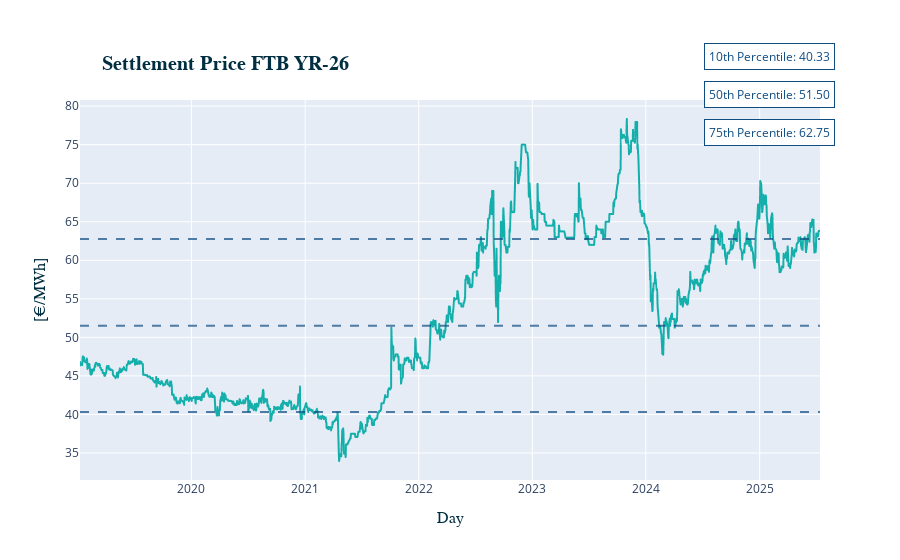
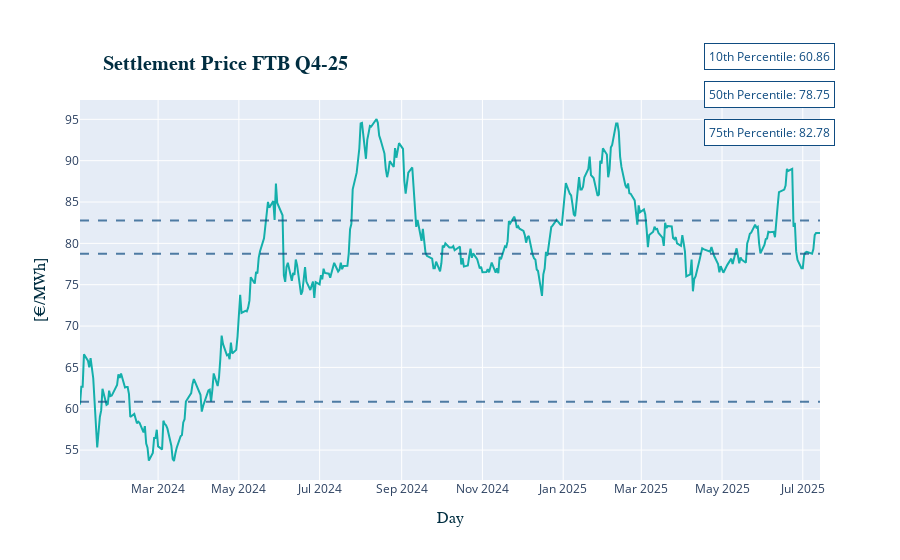
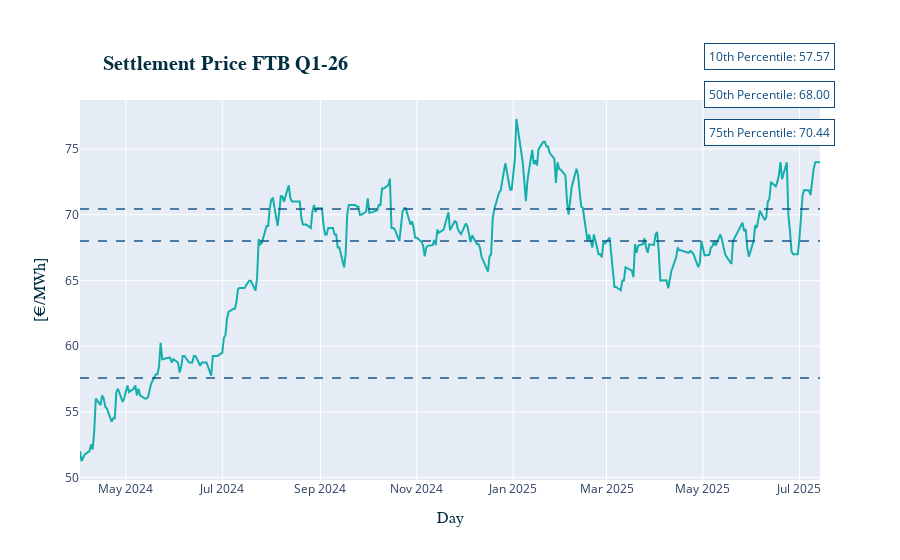
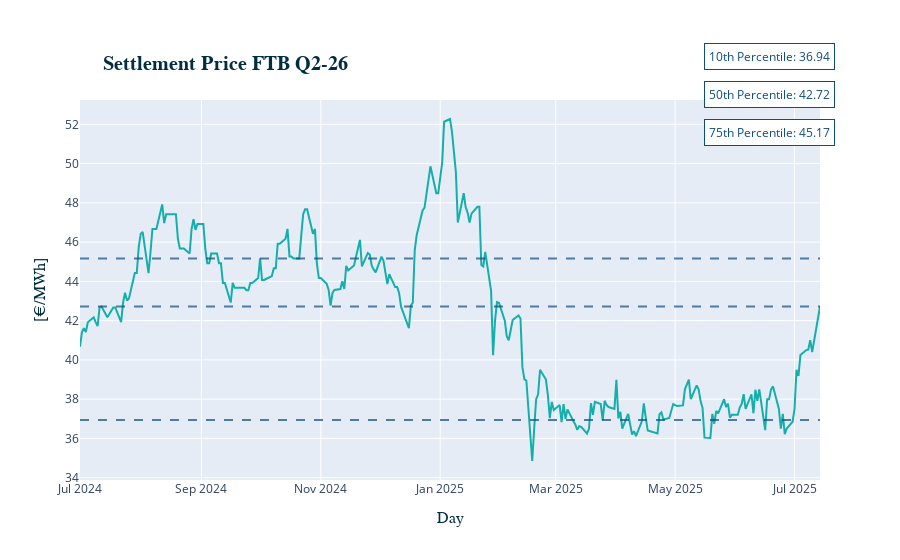

The notebook cell these images were saved under, in order:
### Code cell
Futures.plot_single_product(product='FTB YR-26', config_path=config_path)
# Futures.plot_single_product(product='FTB Q2-25', config=config)
Futures.plot_single_product(product='FTB Q4-25', config_path=config_path)
Futures.plot_single_product(product='FTB Q1-26', config_path=config_path)
Futures.plot_single_product(product='FTB Q2-26', config_path=config_path)
Futures.plot_single_product(product='FTB M Aug-25', config_path=config_path)
Futures.plot_single_product(product='FTB M Sep-25', config_path=config_path)

### Figure 1 — Plotly figure (JSON) as saved in the notebook; plotly's stock layout.template omitted (floating-point values rounded to 4 significant figures; data arrays with more than 128 entries replaced by an {"elided": "..."} marker saying what was removed)
{"data": [{"hovertemplate": "Date: %{x}<br>Settlement Price: %{y:.2f}", "legendgroup": "", "line": {"color": "#14AFAB", "dash": "solid"}, "marker": {"symbol": "circle"}, "mode": "lines", "name": "", "showlegend": false, "type": "scattergl", "x": {"elided": "1666 str values"}, "xaxis": "x", "y": {"elided": "1666 float values"}, "yaxis": "y"}], "layout": {"annotations": [{"bgcolor": "white", "bordercolor": "#0F4C81", "borderpad": 4, "borderwidth": 1, "font": {"color": "#0F4C81"}, "showarrow": false, "text": "10th Percentile: 40.33", "x": 1.02, "xref": "paper", "y": 1.15, "yref": "paper"}, {"bgcolor": "white", "bordercolor": "#0F4C81", "borderpad": 4, "borderwidth": 1, "font": {"color": "#0F4C81"}, "showarrow": false, "text": "50th Percentile: 51.50", "x": 1.02, "xref": "paper", "y": 1.05, "yref": "paper"}, {"bgcolor": "white", "bordercolor": "#0F4C81", "borderpad": 4, "borderwidth": 1, "font": {"color": "#0F4C81"}, "showarrow": false, "text": "75th Percentile: 62.75", "x": 1.02, "xref": "paper", "y": 0.95, "yref": "paper"}], "hovermode": "x", "legend": {"tracegroupgap": 0}, "shapes": [{"layer": "above", "line": {"color": "#0F4C81", "dash": "dash", "width": 2}, "name": "10th Percentile", "opacity": 0.7, "type": "line", "x0": 0, "x1": 1, "xref": "paper", "y0": 40.33, "y1": 40.33, "yref": "y"}, {"layer": "above", "line": {"color": "#0F4C81", "dash": "dash", "width": 2}, "name": "50th Percentile", "opacity": 0.7, "type": "line", "x0": 0, "x1": 1, "xref": "paper", "y0": 51.5, "y1": 51.5, "yref": "y"}, {"layer": "above", "line": {"color": "#0F4C81", "dash": "dash", "width": 2}, "name": "75th Percentile", "opacity": 0.7, "type": "line", "x0": 0, "x1": 1, "xref": "paper", "y0": 62.75, "y1": 62.75, "yref": "y"}], "title": {"font": {"color": "#012e41", "family": "Montserrat, sans-serif", "size": 20, "weight": "bold"}, "text": "Settlement Price FTB YR-26", "x": 0.25, "xanchor": "center", "y": 0.9, "yanchor": "top"}, "xaxis": {"anchor": "y", "domain": [0, 1], "title": {"font": {"color": "#012e41", "family": "Montserrat, sans-serif", "size": 16, "weight": "normal"}, "text": "Day"}}, "yaxis": {"anchor": "x", "domain": [0, 1], "title": {"font": {"color": "#012e41", "family": "Montserrat, sans-serif", "size": 16, "weight": "normal"}, "text": "[€/MWh]"}}}}

### Figure 2 — Plotly figure (JSON) as saved in the notebook; plotly's stock layout.template omitted (floating-point values rounded to 4 significant figures; data arrays with more than 128 entries replaced by an {"elided": "..."} marker saying what was removed)
{"data": [{"hovertemplate": "Date: %{x}<br>Settlement Price: %{y:.2f}", "legendgroup": "", "line": {"color": "#14AFAB", "dash": "solid"}, "marker": {"symbol": "circle"}, "mode": "lines", "name": "", "orientation": "v", "showlegend": false, "type": "scatter", "x": {"elided": "391 str values"}, "xaxis": "x", "y": {"elided": "391 float values"}, "yaxis": "y"}], "layout": {"annotations": [{"bgcolor": "white", "bordercolor": "#0F4C81", "borderpad": 4, "borderwidth": 1, "font": {"color": "#0F4C81"}, "showarrow": false, "text": "10th Percentile: 60.86", "x": 1.02, "xref": "paper", "y": 1.15, "yref": "paper"}, {"bgcolor": "white", "bordercolor": "#0F4C81", "borderpad": 4, "borderwidth": 1, "font": {"color": "#0F4C81"}, "showarrow": false, "text": "50th Percentile: 78.75", "x": 1.02, "xref": "paper", "y": 1.05, "yref": "paper"}, {"bgcolor": "white", "bordercolor": "#0F4C81", "borderpad": 4, "borderwidth": 1, "font": {"color": "#0F4C81"}, "showarrow": false, "text": "75th Percentile: 82.78", "x": 1.02, "xref": "paper", "y": 0.95, "yref": "paper"}], "hovermode": "x", "legend": {"tracegroupgap": 0}, "shapes": [{"layer": "above", "line": {"color": "#0F4C81", "dash": "dash", "width": 2}, "name": "10th Percentile", "opacity": 0.7, "type": "line", "x0": 0, "x1": 1, "xref": "paper", "y0": 60.86, "y1": 60.86, "yref": "y"}, {"layer": "above", "line": {"color": "#0F4C81", "dash": "dash", "width": 2}, "name": "50th Percentile", "opacity": 0.7, "type": "line", "x0": 0, "x1": 1, "xref": "paper", "y0": 78.75, "y1": 78.75, "yref": "y"}, {"layer": "above", "line": {"color": "#0F4C81", "dash": "dash", "width": 2}, "name": "75th Percentile", "opacity": 0.7, "type": "line", "x0": 0, "x1": 1, "xref": "paper", "y0": 82.78, "y1": 82.78, "yref": "y"}], "title": {"font": {"color": "#012e41", "family": "Montserrat, sans-serif", "size": 20, "weight": "bold"}, "text": "Settlement Price FTB Q4-25", "x": 0.25, "xanchor": "center", "y": 0.9, "yanchor": "top"}, "xaxis": {"anchor": "y", "domain": [0, 1], "title": {"font": {"color": "#012e41", "family": "Montserrat, sans-serif", "size": 16, "weight": "normal"}, "text": "Day"}}, "yaxis": {"anchor": "x", "domain": [0, 1], "title": {"font": {"color": "#012e41", "family": "Montserrat, sans-serif", "size": 16, "weight": "normal"}, "text": "[€/MWh]"}}}}

### Figure 3 — Plotly figure (JSON) as saved in the notebook; plotly's stock layout.template omitted (floating-point values rounded to 4 significant figures; data arrays with more than 128 entries replaced by an {"elided": "..."} marker saying what was removed)
{"data": [{"hovertemplate": "Date: %{x}<br>Settlement Price: %{y:.2f}", "legendgroup": "", "line": {"color": "#14AFAB", "dash": "solid"}, "marker": {"symbol": "circle"}, "mode": "lines", "name": "", "orientation": "v", "showlegend": false, "type": "scatter", "x": {"elided": "328 str values"}, "xaxis": "x", "y": {"elided": "328 float values"}, "yaxis": "y"}], "layout": {"annotations": [{"bgcolor": "white", "bordercolor": "#0F4C81", "borderpad": 4, "borderwidth": 1, "font": {"color": "#0F4C81"}, "showarrow": false, "text": "10th Percentile: 57.57", "x": 1.02, "xref": "paper", "y": 1.15, "yref": "paper"}, {"bgcolor": "white", "bordercolor": "#0F4C81", "borderpad": 4, "borderwidth": 1, "font": {"color": "#0F4C81"}, "showarrow": false, "text": "50th Percentile: 68.00", "x": 1.02, "xref": "paper", "y": 1.05, "yref": "paper"}, {"bgcolor": "white", "bordercolor": "#0F4C81", "borderpad": 4, "borderwidth": 1, "font": {"color": "#0F4C81"}, "showarrow": false, "text": "75th Percentile: 70.44", "x": 1.02, "xref": "paper", "y": 0.95, "yref": "paper"}], "hovermode": "x", "legend": {"tracegroupgap": 0}, "shapes": [{"layer": "above", "line": {"color": "#0F4C81", "dash": "dash", "width": 2}, "name": "10th Percentile", "opacity": 0.7, "type": "line", "x0": 0, "x1": 1, "xref": "paper", "y0": 57.57, "y1": 57.57, "yref": "y"}, {"layer": "above", "line": {"color": "#0F4C81", "dash": "dash", "width": 2}, "name": "50th Percentile", "opacity": 0.7, "type": "line", "x0": 0, "x1": 1, "xref": "paper", "y0": 68, "y1": 68, "yref": "y"}, {"layer": "above", "line": {"color": "#0F4C81", "dash": "dash", "width": 2}, "name": "75th Percentile", "opacity": 0.7, "type": "line", "x0": 0, "x1": 1, "xref": "paper", "y0": 70.44, "y1": 70.44, "yref": "y"}], "title": {"font": {"color": "#012e41", "family": "Montserrat, sans-serif", "size": 20, "weight": "bold"}, "text": "Settlement Price FTB Q1-26", "x": 0.25, "xanchor": "center", "y": 0.9, "yanchor": "top"}, "xaxis": {"anchor": "y", "domain": [0, 1], "title": {"font": {"color": "#012e41", "family": "Montserrat, sans-serif", "size": 16, "weight": "normal"}, "text": "Day"}}, "yaxis": {"anchor": "x", "domain": [0, 1], "title": {"font": {"color": "#012e41", "family": "Montserrat, sans-serif", "size": 16, "weight": "normal"}, "text": "[€/MWh]"}}}}

### Figure 4 — Plotly figure (JSON) as saved in the notebook; plotly's stock layout.template omitted (floating-point values rounded to 4 significant figures; data arrays with more than 128 entries replaced by an {"elided": "..."} marker saying what was removed)
{"data": [{"hovertemplate": "Date: %{x}<br>Settlement Price: %{y:.2f}", "legendgroup": "", "line": {"color": "#14AFAB", "dash": "solid"}, "marker": {"symbol": "circle"}, "mode": "lines", "name": "", "orientation": "v", "showlegend": false, "type": "scatter", "x": {"elided": "265 str values"}, "xaxis": "x", "y": {"elided": "265 float values"}, "yaxis": "y"}], "layout": {"annotations": [{"bgcolor": "white", "bordercolor": "#0F4C81", "borderpad": 4, "borderwidth": 1, "font": {"color": "#0F4C81"}, "showarrow": false, "text": "10th Percentile: 36.94", "x": 1.02, "xref": "paper", "y": 1.15, "yref": "paper"}, {"bgcolor": "white", "bordercolor": "#0F4C81", "borderpad": 4, "borderwidth": 1, "font": {"color": "#0F4C81"}, "showarrow": false, "text": "50th Percentile: 42.72", "x": 1.02, "xref": "paper", "y": 1.05, "yref": "paper"}, {"bgcolor": "white", "bordercolor": "#0F4C81", "borderpad": 4, "borderwidth": 1, "font": {"color": "#0F4C81"}, "showarrow": false, "text": "75th Percentile: 45.17", "x": 1.02, "xref": "paper", "y": 0.95, "yref": "paper"}], "hovermode": "x", "legend": {"tracegroupgap": 0}, "shapes": [{"layer": "above", "line": {"color": "#0F4C81", "dash": "dash", "width": 2}, "name": "10th Percentile", "opacity": 0.7, "type": "line", "x0": 0, "x1": 1, "xref": "paper", "y0": 36.94, "y1": 36.94, "yref": "y"}, {"layer": "above", "line": {"color": "#0F4C81", "dash": "dash", "width": 2}, "name": "50th Percentile", "opacity": 0.7, "type": "line", "x0": 0, "x1": 1, "xref": "paper", "y0": 42.72, "y1": 42.72, "yref": "y"}, {"layer": "above", "line": {"color": "#0F4C81", "dash": "dash", "width": 2}, "name": "75th Percentile", "opacity": 0.7, "type": "line", "x0": 0, "x1": 1, "xref": "paper", "y0": 45.17, "y1": 45.17, "yref": "y"}], "title": {"font": {"color": "#012e41", "family": "Montserrat, sans-serif", "size": 20, "weight": "bold"}, "text": "Settlement Price FTB Q2-26", "x": 0.25, "xanchor": "center", "y": 0.9, "yanchor": "top"}, "xaxis": {"anchor": "y", "domain": [0, 1], "title": {"font": {"color": "#012e41", "family": "Montserrat, sans-serif", "size": 16, "weight": "normal"}, "text": "Day"}}, "yaxis": {"anchor": "x", "domain": [0, 1], "title": {"font": {"color": "#012e41", "family": "Montserrat, sans-serif", "size": 16, "weight": "normal"}, "text": "[€/MWh]"}}}}
